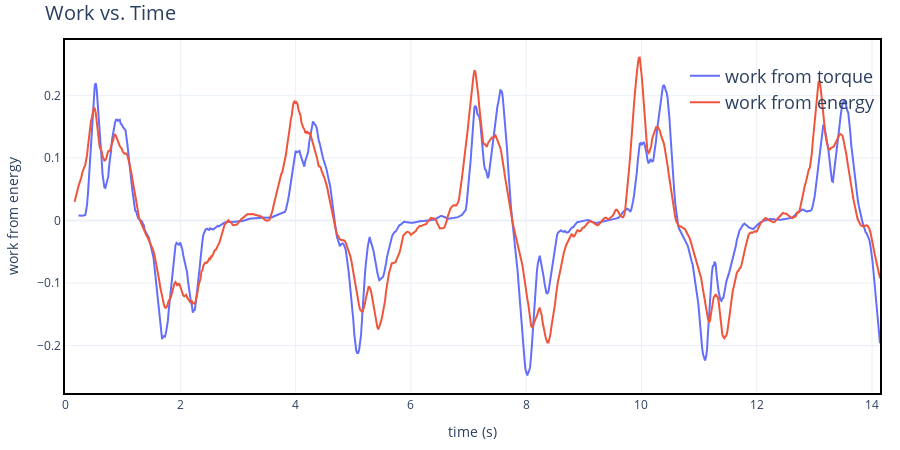

The code cell stored with this chart in its notebook:
### Code cell
show_multiple_with_estetica(df['time'], [(df['work_i'], 'work from torque'), (df['work_i_from_energy'], 'work from energy')], x_name = 'time (s)', y_name = 'work (J)', title = 'Work vs. Time')

### Figure 1 — Plotly figure (JSON) as saved in the notebook; plotly's stock layout.template omitted (floating-point values rounded to 4 significant figures; data arrays with more than 128 entries replaced by an {"elided": "..."} marker saying what was removed)
{"data": [{"mode": "lines", "name": "work from torque", "type": "scatter", "x": {"elided": "849 float values"}, "y": {"elided": "849 float values"}}, {"mode": "lines", "name": "work from energy", "type": "scatter", "x": {"elided": "849 float values"}, "y": {"elided": "849 float values"}}], "layout": {"autosize": false, "height": 450, "legend": {"bgcolor": "rgba(255,255,255,0)", "font": {"size": 18}, "orientation": "v", "x": 1, "xanchor": "right", "y": 0.95, "yanchor": "top"}, "margin": {"b": 20, "l": 20, "r": 20, "t": 40}, "plot_bgcolor": "white", "title": {"font": {"size": 20}, "text": "Work vs. Time"}, "width": 900, "xaxis": {"linecolor": "black", "linewidth": 2, "mirror": true, "showgrid": true, "showline": true, "title": {"text": "time (s)"}}, "yaxis": {"linecolor": "black", "linewidth": 2, "mirror": true, "showgrid": true, "showline": true, "title": {"text": "work from energy"}}}}
